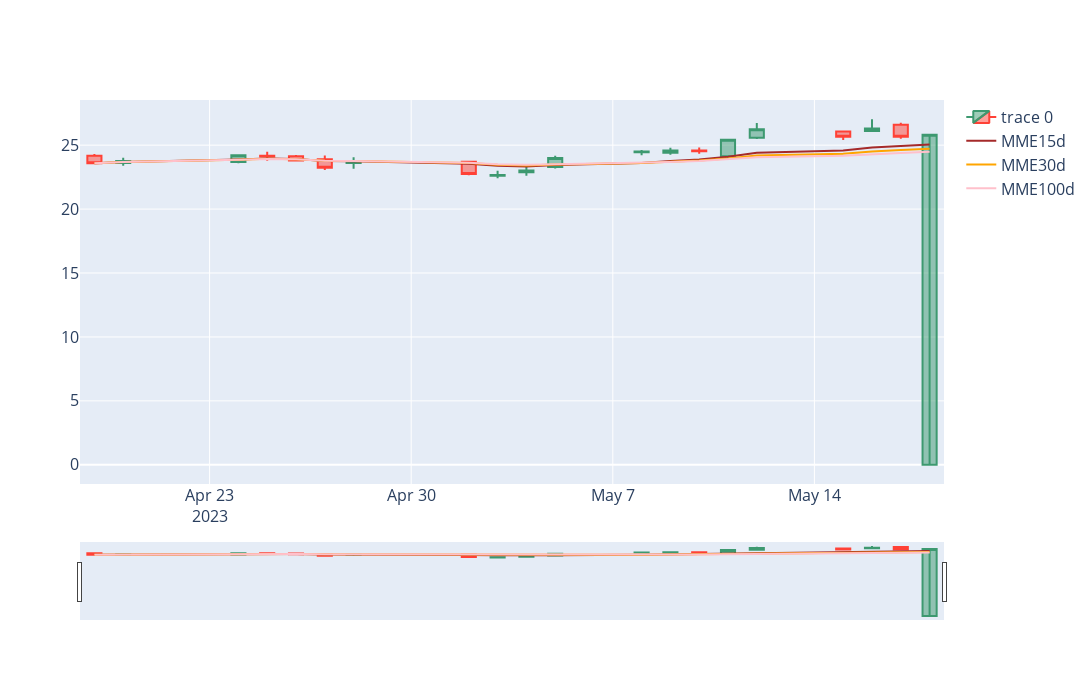

Notebook source saved alongside this figure:
### Code cell
#grafico
candlestick = go.Candlestick(x=df.index,
                             open=df['Open'],
                             high=df['High'],
                             low=df['Low'],
                             close=df['Close']
)

lines_me15 = go.Scatter(
                       x=df.index,
                       y=df['MME15d'],
                       mode='lines',
                       line_color='brown',
                       name='MME15d')

lines_me30 = go.Scatter(
                       x=df.index,
                       y=df['MME30d'],
                       mode='lines',
                       line_color='orange',
                       name='MME30d')


lines_me100 = go.Scatter(
                       x=df.index,
                       y=df['MME100d'],
                       mode='lines',
                       line_color='pink',
                       name='MME100d')



fig = go.Figure(data=[candlestick])
fig.update_traces(marker_autocolorscale=False, selector=dict(type='bar'))
fig.update_layout(width=1800, height=700, font_size=16, dragmode='zoom')

fig.add_trace(lines_me15)
fig.add_trace(lines_me30)
fig.add_trace(lines_me100)


fig.show()
